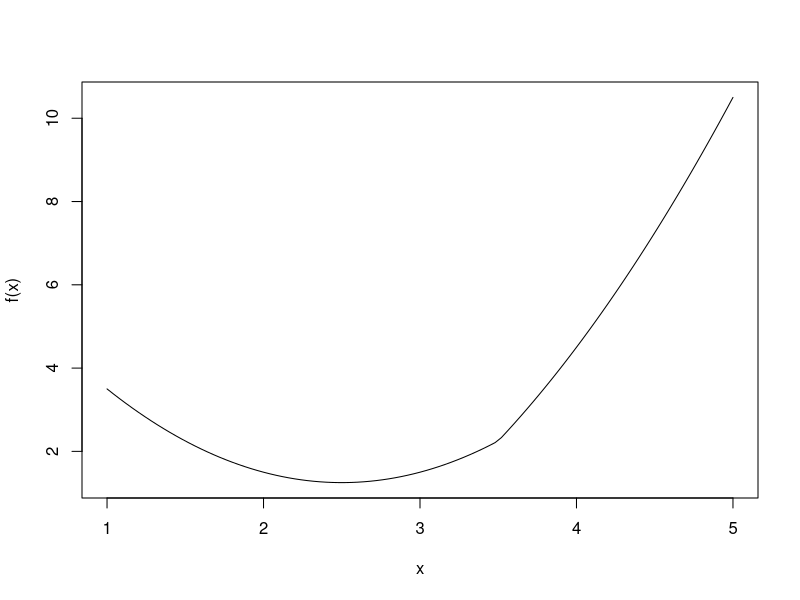
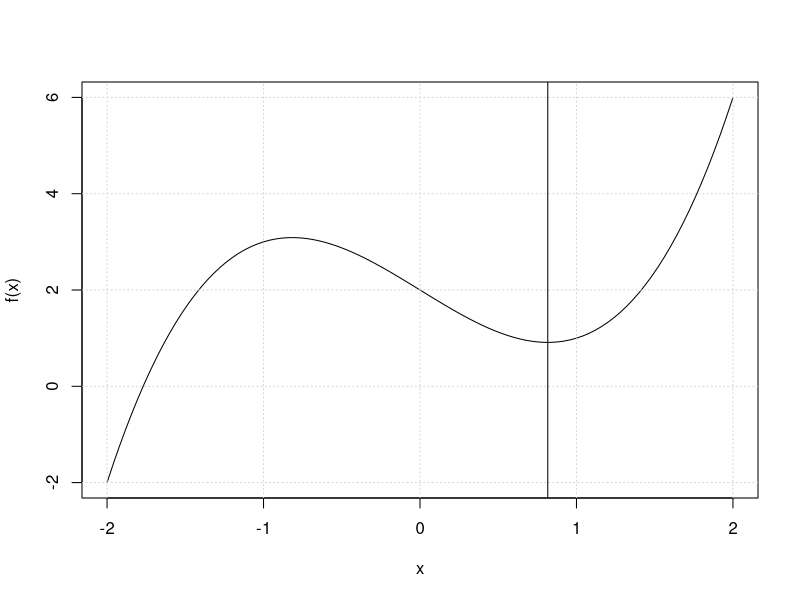

Write R code to recreate these figures, in order.
##---- Linear Regression

linearRegressionSimu <- function () {
    library(ggplot2)
    x <- seq(1, 10, 0.1)
    y <- 10 * 3*x
    y <- y + rnorm(length(x), 0, 50)

    data <- data.frame(x=x, y=y)
    ggplot(data, aes(x=x, y=y)) + geom_point() + geom_smooth(method="lm")

    cat("\nFrom lm:")
    cat("\n")
    print(coef(lm(y ~ x, data=data)))

    lm.fn <- function(x, a, b) {
        return(a + b*x)
    }

    squared.error <- function(data, a, b) {
        preds <- with(data, lm.fn(x, a, b))
        errors <- with(data, y - preds)

        return(sum(errors^2))
    }

    ridge.error <- function(data, a, b, lambda) {
        preds <- with(data, lm.fn(x, a, b))
        errors <- with(data, y - preds)

        return(sum(errors^2) + lambda*(a^2+b^2))
    }

    result <- optim(c(0, 0), function(x) {
        squared.error(data, x[1], x[2])
    })

    lambda <- 3
    ridge.result <- optim(c(0, 0), function(x) {
        ridge.error(data, x[1], x[2], lambda)
    })

    cat("\nFrom Optimizer:")
    cat("\nSquared Error:")
    cat("\nIntercept: ", result$par[1],  "\nSlope: ", result$par[2])
    cat("\nRidge Error:")
    cat("\nIntercept: ", ridge.result$par[1],  "\nSlope: ", ridge.result$par[2])
    cat("\n\n")
}

linearRegressionSimu()

#----

##---- Golden Section Method

goldenSection <- function(f, a, b) {

    tol <- 1e-7

    curve(f, a, b)
    goldenRatio <- 2/(sqrt(5)+1)

    x1 <- b - goldenRatio*(b-a)
    x2 <- a + goldenRatio*(b-a)

    fx1 <- f(x1)
    fx2 <- f(x2)

    while(abs(b-a) > tol) {
        if (fx2 > fx1) {
            b <- x2
            x2 <- x1
            fx2 <- fx1
            x1 <- b-goldenRatio*(b-a)
            fx1 <- f(x1)
        } else {
            a <- x1
            x1 <- x2
            fx1 <- fx2
            x2 <- a+goldenRatio*(b-a)
            fx2 <- f(x2)
        }
    }

    ((a+b)/2)
}
goldenSection(function(x) abs(x-3.5) + (x-2)^2, 1, 5)

#----

##---- Newton's Method

newton <- function() {

    a <- -2
    b <- 2
    f <- function(x) {x^3 - 2*x + 2}
    curve(f, a, b)
    grid()
    tol <- 1e-15

    fprime <- function(x) {3*x^2 - 2}
    fdoublePrime <- function(x) {6*x}

    x <- 2
    for(i in 1:1000) {
        fval <- f(x)
        fprimeVal <- fprime(x)

        if (abs(fprimeVal) < tol) {
            break
        }

        fdoublePrimeVal <- fdoublePrime(x)
        x <- x - fprimeVal/fdoublePrimeVal
    }

    grid
    abline(v=x)
    x
}
newton()
#----
